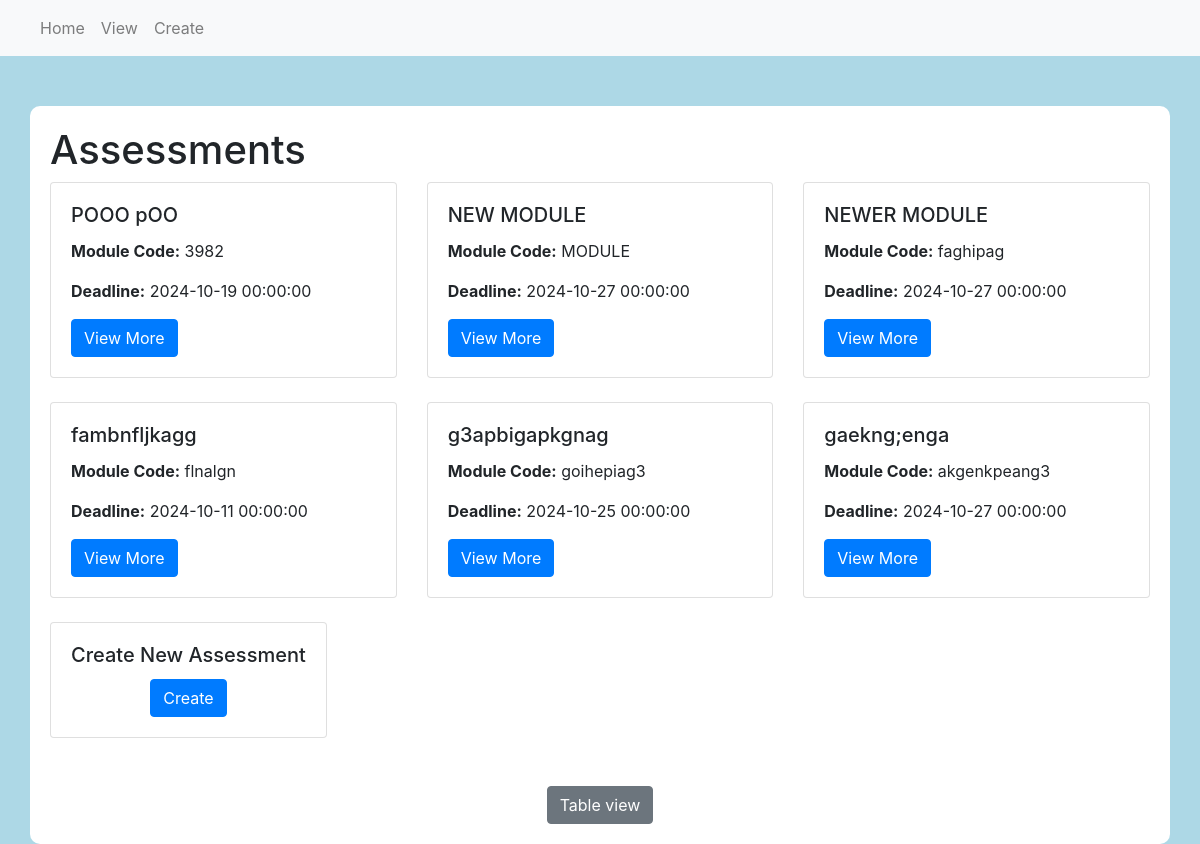
The page /?limit=6 on the database its author committed.
### app/models.py (models this page shows)
class Assessments(db.Model):
    id = db.Column(db.Integer, primary_key=True)
    title = db.Column(db.String(500), index=True, unique=True)
    moduleCode = db.Column(db.Integer)
    deadline = db.Column(db.DateTime)
    description = db.Column(db.String(500))
    status = db.Column(db.Boolean)

### app/views.py (the view)
@app.route('/')
def home():
    limit = request.args.get('limit',5,type = int)
    assessments = Assessments.query.limit(limit).all()
    total_assessments = Assessments.query.count() #total rows
    return render_template('home.html', assessments=assessments, total_assessments= total_assessments, limit = limit)

### app/templates/home.html (shortened to what this page needs)
{% extends "base.html" %} {% block content %}
<div class="container">
  <h1>Assessments</h1>
  <div class="row">
    {% for assessment in assessments %}
    <div class="col-md-4">
      <div class="card mb-4">
        <div class="card-body">
          <h5 class="card-title">{{ assessment.title }}</h5>
          <p class="card-text">
            <strong>Module Code:</strong> {{ assessment.moduleCode }}
          </p>
          <p class="card-text">
            <strong>Deadline:</strong> {{ assessment.deadline }}
          </p>
          <a
            href="{{ url_for('view_assessment', assessment_id=assessment.id) }}"
            class="btn btn-primary"
            >View More</a
          >
        </div>
      </div>
    </div>
    {% endfor %}
    <div class="col-md-4 d-flex align-items-stretch">
      <div class="card mb-4">
        <div
          class="card-body d-flex flex-column justify-content-center align-items-center"
        >
          <h5 class="card-title">Create New Assessment</h5>
          <a href="{{ url_for('create_assessment') }}" class="btn btn-primary"
            >Create</a
          >
        </div>
      </div>
    </div>
  </div>
  <div class="row mt-4">
    <div class="col text-center">
      <a href="{{ url_for('view') }}" class="btn btn-secondary">Table view</a>
    </div>
  </div>
</div>
{% endblock %}

### app/static/style.css (style rules this page uses)
body { background-color: lightblue; }
.container { background-color: white; padding: 20px; border-radius: 10px; margin-top: 50px; }

### rows shown on the page
Assessments: title "POOO pOO", moduleCode "3982", deadline "2024-10-19 00:00:00"
Assessments: title "NEW MODULE", moduleCode "MODULE", deadline "2024-10-27 00:00:00"
Assessments: title "NEWER MODULE", moduleCode "faghipag", deadline "2024-10-27 00:00:00"
Assessments: title "fambnfljkagg", moduleCode "flnalgn", deadline "2024-10-11 00:00:00"
Assessments: title "g3apbigapkgnag", moduleCode "goihepiag3", deadline "2024-10-25 00:00:00"
Assessments: title "gaekng;enga", moduleCode "akgenkpeang3", deadline "2024-10-27 00:00:00"
